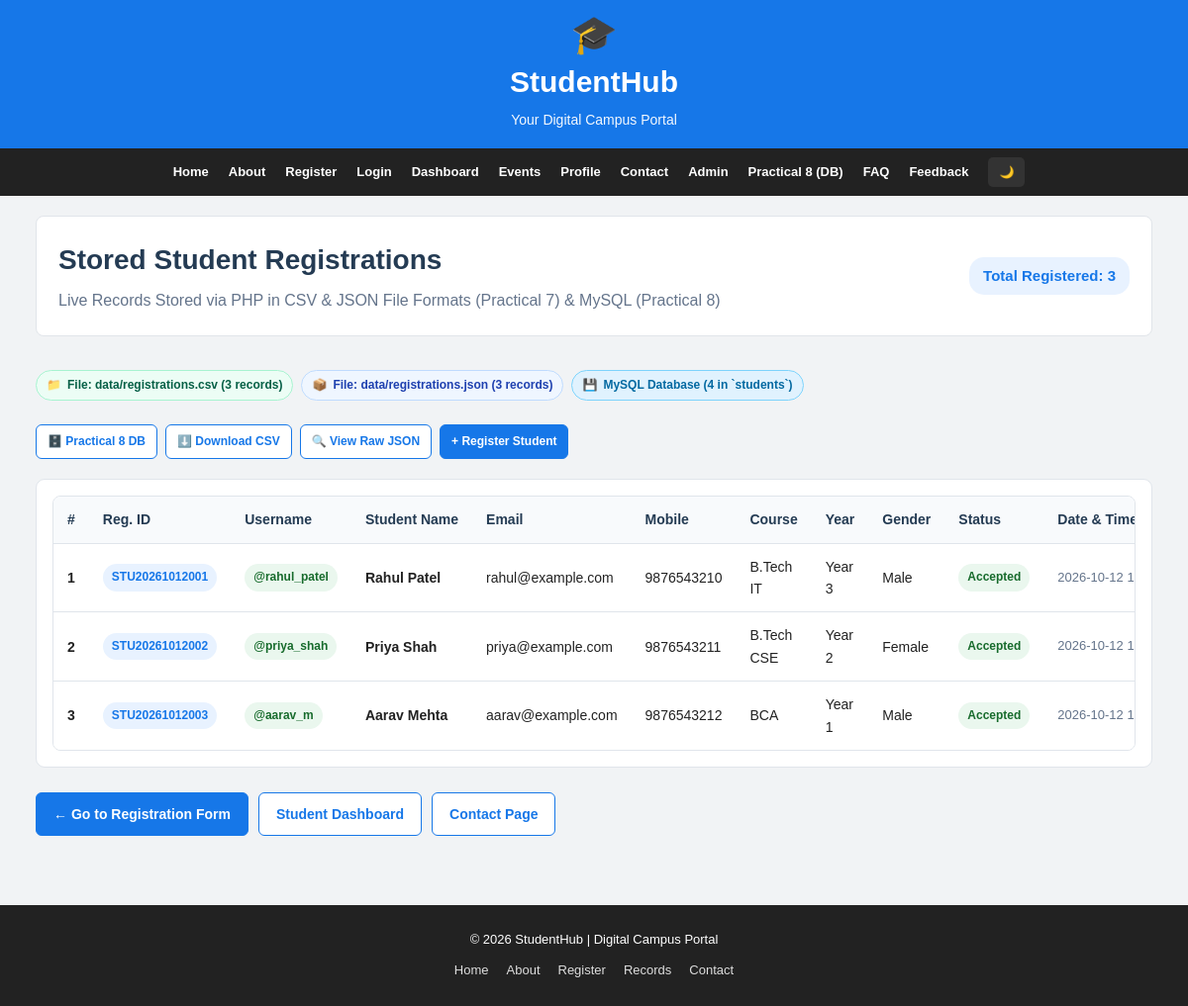
Page /php/view_registrations.php on the committed database.
### tables this page shows
CREATE TABLE `students` (
    `student_id` INT UNSIGNED AUTO_INCREMENT PRIMARY KEY,
    `registration_no` VARCHAR(30) NOT NULL UNIQUE COMMENT 'Formatted ID e.g. STU20261012001',
    `username` VARCHAR(50) NOT NULL UNIQUE COMMENT 'Unique portal username e.g. rahul_patel',
    `full_name` VARCHAR(100) NOT NULL,
    `email` VARCHAR(120) NOT NULL UNIQUE,
    `mobile` VARCHAR(15) NOT NULL UNIQUE,
    `password_hash` VARCHAR(255) NOT NULL COMMENT 'Bcrypt hashed password via password_hash()',
    `course` VARCHAR(50) NOT NULL COMMENT 'B.Tech IT, B.Tech CSE, BCA, etc.',
    `academic_year` TINYINT UNSIGNED NOT NULL COMMENT '1, 2, 3, or 4',
    `gender` ENUM('Male', 'Female', 'Other') NOT NULL,
    `terms_accepted` ENUM('Accepted', 'Pending') NOT NULL DEFAULT 'Accepted',
    `created_at` TIMESTAMP NOT NULL DEFAULT CURRENT_TIMESTAMP,
    `updated_at` TIMESTAMP NOT NULL DEFAULT CURRENT_TIMESTAMP ON UPDATE CURRENT_TIMESTAMP,

    INDEX `idx_students_username` (`username`),
    INDEX `idx_students_email` (`email`),
    INDEX `idx_students_course_year` (`course`, `academic_year`)
);

### php/view_registrations.php (the view, shortened to what this page needs)
<?php
$csvFile = __DIR__ . '/../data/registrations.csv';
$jsonFile = __DIR__ . '/../data/registrations.json';
$dbCount = 0;
$mysqlStudents = [];
$mysqli = getMySQLiConnection();
if ($mysqli instanceof mysqli) {
    try {
        $res = $mysqli->query("SELECT student_id, registration_no, username, full_name, email, mobile, course, academic_year, gender, terms_accepted, created_at FROM students ORDER BY student_id DESC");
        if ($res) {
            while ($r = $res->fetch_assoc()) {
                $mysqlStudents[] = $r;
            }
        }
        $dbCount = count($mysqlStudents);
    } catch (Exception $e) {}
}
$csvRecords = [];
$csvHeader = [];
if (file_exists($csvFile)) {
    $fp = fopen($csvFile, 'r');
    if ($fp !== false) {
        $header = fgetcsv($fp);
        if ($header !== false) {
            $csvHeader = $header;
        }
        while (($row = fgetcsv($fp)) !== false) {
            if (!empty($row[0])) {
                $csvRecords[] = $row;
            }
        }
    }
}
$jsonRecords = [];
if (file_exists($jsonFile)) {
    $content = file_get_contents($jsonFile);
    if (!empty($content)) {
        $decoded = json_decode($content, true);
        if (is_array($decoded)) {
            $jsonRecords = $decoded;
        }
    }
}
$totalStudents = count($csvRecords);
?>
<!DOCTYPE html>
<html lang="en">
<head>
    <link rel="stylesheet" href="../css/style.css">
</head>
<body>
<header class="site-header">
    <div class="logo-icon">🎓</div>
    <h1>StudentHub</h1>
    <p>Your Digital Campus Portal</p>
</header>
<nav class="navbar">
    <div class="nav-wrapper">
        <div class="nav-container">
            <a href="../pages/index.html">Home</a>
            <a href="../pages/about.html">About</a>
            <a href="../pages/register.html">Register</a>
            <a href="../pages/login.html">Login</a>
            <a href="../pages/dashboard.html">Dashboard</a>
            <a href="../pages/events.html">Events</a>
            <a href="../pages/profile.html">Profile</a>
            <a href="../pages/contact.html">Contact</a>
            <a href="../pages/admin.html">Admin</a>
            <a href="db_dashboard.php">Practical 8 (DB)</a>
            <a href="../pages/faq.html">FAQ</a>
            <a href="../pages/feedback.html">Feedback</a>
        </div>
        <button class="theme-toggle" aria-label="Toggle dark mode">
            🌙
        </button>
    </div>
</nav>
<main>
    <div class="container">
        <div class="page-title">
            <div style="display: flex; justify-content: space-between; align-items: center; flex-wrap: wrap; gap: 10px;">
                <div>
                    <h2>Stored Student Registrations</h2>
                    <p>Live Records Stored via PHP in CSV & JSON File Formats (Practical 7) & MySQL (Practical 8)</p>
                </div>
                <div>
                    <span class="badge badge-primary" style="font-size: 15px; padding: 7px 14px;">
                        Total Registered: <?php echo $totalStudents; ?>
                    </span>
                </div>
            </div>
        </div>
        <div style="display: flex; justify-content: space-between; align-items: center; flex-wrap: wrap; gap: 10px; margin-bottom: 20px;">
            <div class="storage-tags">
                <span class="storage-tag csv">
                    <span>📁</span> File: data/registrations.csv (<?php echo count($csvRecords); ?> records)
                </span>
                <span class="storage-tag json">
                    <span>📦</span> File: data/registrations.json (<?php echo count($jsonRecords); ?> records)
                </span>
                <a href="db_dashboard.php" class="storage-tag csv" style="text-decoration: none; background: #e0f2fe; border-color: #7dd3fc; color: #0369a1;">
                    <span>💾</span> MySQL Database (<?php echo $dbCount; ?> in `students`)
                </a>
            </div>
            <div style="display: flex; gap: 8px; flex-wrap: wrap;">
                <a href="db_dashboard.php" class="btn btn-secondary btn-small">
                    🗄️ Practical 8 DB
                </a>
                <a href="?action=download_csv" class="btn btn-secondary btn-small">
                    ⬇️ Download CSV
                </a>
                <a href="?action=view_json" target="_blank" class="btn btn-secondary btn-small">
                    🔍 View Raw JSON
                </a>
                <a href="../pages/register.html" class="btn btn-small">
                    + Register Student
                </a>
            </div>
        </div>
        <section class="summary-card" style="padding: 16px;">
            <?php if ($totalStudents === 0): ?>
                <div class="alert-box alert-warning">
                    <div class="alert-title">No Registrations Found</div>
                    <p>No student registrations have been recorded yet. Submit the registration form to add records.</p>
                </div>
            <?php else: ?>
                <div class="table-responsive" style="margin: 0;">
                    <?php
                        $hasUsernameCol = (!empty($csvHeader) && count($csvHeader) > 2 && strtolower(trim($csvHeader[1])) === 'username');
                    ?>
                    <table class="data-table">
                        <thead>
                            <tr>
                                <th>#</th>
                                <th>Reg. ID</th>
                                <th>Username</th>
                                <th>Student Name</th>
                                <th>Email</th>
                                <th>Mobile</th>
                                <th>Course</th>
                                <th>Year</th>
                                <th>Gender</th>
                                <th>Status</th>
                                <th>Date & Time</th>
                            </tr>
                        </thead>
                        <tbody>
                            <?php foreach ($csvRecords as $index => $row):
                                $regId = $row[0] ?? '';
                                $uName = $hasUsernameCol ? ($row[1] ?? '') : '-';
                                $name  = $hasUsernameCol ? ($row[2] ?? '') : ($row[1] ?? '');
                                $email = $hasUsernameCol ? ($row[3] ?? '') : ($row[2] ?? '');
                                $mob   = $hasUsernameCol ? ($row[4] ?? '') : ($row[3] ?? '');
                                $crs   = $hasUsernameCol ? ($row[6] ?? '') : ($row[5] ?? '');
                                $yr    = $hasUsernameCol ? ($row[7] ?? '') : ($row[6] ?? '');
                                $gnd   = $hasUsernameCol ? ($row[8] ?? '') : ($row[7] ?? '');
                                $terms = $hasUsernameCol ? ($row[9] ?? 'Accepted') : ($row[8] ?? 'Accepted');
                                $dt    = $hasUsernameCol ? ($row[10] ?? '') : ($row[9] ?? '');
                            ?>
                                <tr>
                                    <td><strong><?php echo $index + 1; ?></strong></td>
                                    <td>
                                        <span class="badge badge-primary">
                                            <?php echo htmlspecialchars($regId, ENT_QUOTES, 'UTF-8'); ?>
                                        </span>
                                    </td>
                                    <td>
                                        <span class="badge badge-success" style="font-size: 12px;">
                                            @<?php echo htmlspecialchars($uName, ENT_QUOTES, 'UTF-8'); ?>
                                        </span>
                                    </td>
                                    <td><strong><?php echo htmlspecialchars($name, ENT_QUOTES, 'UTF-8'); ?></strong></td>
                                    <td><?php echo htmlspecialchars($email, ENT_QUOTES, 'UTF-8'); ?></td>
                                    <td><?php echo htmlspecialchars($mob, ENT_QUOTES, 'UTF-8'); ?></td>
                                    <td><?php echo htmlspecialchars($crs, ENT_QUOTES, 'UTF-8'); ?></td>
                                    <td>Year <?php echo htmlspecialchars($yr, ENT_QUOTES, 'UTF-8'); ?></td>
                                    <td><?php echo htmlspecialchars($gnd, ENT_QUOTES, 'UTF-8'); ?></td>
                                    <td>
                                        <span class="badge badge-success">
                                            <?php echo htmlspecialchars($terms, ENT_QUOTES, 'UTF-8'); ?>
                                        </span>
                                    </td>
                                    <td style="font-size: 13px; color: #64748b; white-space: nowrap;">
                                        <?php echo htmlspecialchars($dt, ENT_QUOTES, 'UTF-8'); ?>
                                    </td>
                                </tr>
                            <?php endforeach; ?>
                        </tbody>
                    </table>
                </div>
            <?php endif; ?>
        </section>
        <div style="margin-top: 25px; display: flex; gap: 10px; flex-wrap: wrap;">
            <a href="../pages/register.html" class="btn">
                ← Go to Registration Form
            </a>
            <a href="../pages/dashboard.html" class="btn btn-secondary">
                Student Dashboard
            </a>
            <a href="../pages/contact.html" class="btn btn-secondary">
                Contact Page
            </a>
        </div>
    </div>
</main>
<footer>
    <p>© 2026 StudentHub | Digital Campus Portal</p>
    <div class="footer-links">
        <a href="../pages/index.html">Home</a>
        <a href="../pages/about.html">About</a>
        <a href="../pages/register.html">Register</a>
        <a href="view_registrations.php">Records</a>
        <a href="../pages/contact.html">Contact</a>
    </div>
</footer>
</body>
</html>

### css/style.css (style rules this page uses)
* { margin: 0; padding: 0; box-sizing: border-box; }
html { scroll-behavior: smooth; }
body { font-family: Arial, Helvetica, sans-serif; background: #f1f3f5; color: #222; line-height: 1.6; min-height: 100vh; }
a { color: inherit; text-decoration: none; }
button, input, select, textarea { font-family: inherit; }
button { cursor: pointer; }
.container { width: 94%; max-width: 1200px; margin: 0 auto; }
.site-header { background: #1677e8; color: white; text-align: center; padding: 16px 15px 18px; }
.logo-icon { font-size: 38px; line-height: 1; margin-bottom: 5px; }
.site-header h1 { margin: 0; font-size: 30px; font-weight: 700; }
.site-header p { margin-top: 3px; font-size: 14px; opacity: 0.95; }
.navbar { background: #222; color: white; position: relative; z-index: 1000; }
.nav-wrapper { width: 94%; max-width: 1200px; min-height: 48px; margin: 0 auto; display: flex; align-items: center; justify-content: center; gap: 10px; }
.nav-container { display: flex; align-items: center; justify-content: center; flex-wrap: wrap; }
.nav-container a { display: block; padding: 13px 9px; color: white; font-size: 13px; font-weight: 600; transition: background 0.2s ease; }
.theme-toggle { border: none; border-radius: 5px; background: #333; color: white; padding: 8px 11px; font-size: 12px; }
main { min-height: 500px; padding: 20px 0 40px; }
.page-title { background: white; border: 1px solid #e1e5ea; border-radius: 8px; padding: 22px; margin-bottom: 20px; }
.page-title h2 { margin-bottom: 5px; color: #243b53; font-size: 28px; }
.page-title p { color: #64748b; }
.btn { display: inline-block; border: 1px solid #1677e8; border-radius: 6px; background: #1677e8; color: white; padding: 10px 17px; font-size: 14px; font-weight: 600; cursor: pointer; transition: background 0.2s ease, transform 0.2s ease; }
.btn-secondary { background: white; color: #1677e8; border-color: #1677e8; }
.btn-small { padding: 7px 11px; font-size: 12px; }
table { width: 100%; border-collapse: collapse; min-width: 600px; }
th, td { padding: 12px 15px; border-bottom: 1px solid #e5e7eb; text-align: left; }
th { background: #1677e8; color: white; }
.badge { display: inline-block; padding: 4px 9px; border-radius: 15px; font-size: 12px; font-weight: 600; }
.badge-primary { background: #e8f2ff; color: #1677e8; }
.badge-success { background: #eaf7ee; color: #176b2c; }
footer { margin-top: 30px; padding: 25px 15px; background: #222; color: white; text-align: center; }
footer p { margin-bottom: 10px; font-size: 13px; }
.footer-links { display: flex; justify-content: center; flex-wrap: wrap; gap: 18px; }
.footer-links a { color: #ddd; font-size: 13px; }
@media (min-width: 1100px) { .nav-container a { padding-left: 10px; padding-right: 10px; } }
.table-responsive { width: 100%; overflow-x: auto; margin: 20px 0; border: 1px solid #e0e5eb; border-radius: 8px; background: white; }
.data-table { width: 100%; border-collapse: collapse; font-size: 14px; text-align: left; }
.data-table th, .data-table td { padding: 12px 14px; border-bottom: 1px solid #e0e5eb; }
.data-table th { background: #f8fafc; color: #243b53; font-weight: 600; white-space: nowrap; }
.data-table tr:last-child td { border-bottom: none; }
.summary-card { background: white; border: 1px solid #e0e5eb; border-radius: 9px; padding: 24px; margin-bottom: 22px; }
.storage-tags { display: flex; flex-wrap: wrap; gap: 8px; margin: 14px 0; }
.storage-tag { display: inline-flex; align-items: center; gap: 6px; padding: 5px 10px; background: #f1f5f9; border: 1px solid #cbd5e1; border-radius: 20px; font-size: 12px; font-weight: 600; color: #334155; }
.storage-tag.csv { background: #ecfdf5; border-color: #a7f3d0; color: #065f46; }
.storage-tag.json { background: #eff6ff; border-color: #bfdbfe; color: #1e40af; }

### rows in the picture
students: registration_no "STU20261012001", username "rahul_patel", full_name "Rahul Patel", email "rahul@example.com", mobile "9876543210", course "B.Tech IT", academic_year "3", gender "Male", terms_accepted "Accepted", created_at "2026-10-12…"
students: registration_no "STU20261012002", username "priya_shah", full_name "Priya Shah", email "priya@example.com", mobile "9876543211", course "B.Tech CSE", academic_year "2", gender "Female", terms_accepted "Accepted", created_at "2026-10-12…"
students: registration_no "STU20261012003", username "aarav_m", full_name "Aarav Mehta", email "aarav@example.com", mobile "9876543212", course "BCA", academic_year "1", gender "Male", terms_accepted "Accepted", created_at "2026-10-12…"

### other values in the picture
$totalStudents "3"
count($csvRecords) "3"
count($jsonRecords) "3"
$dbCount "4"
